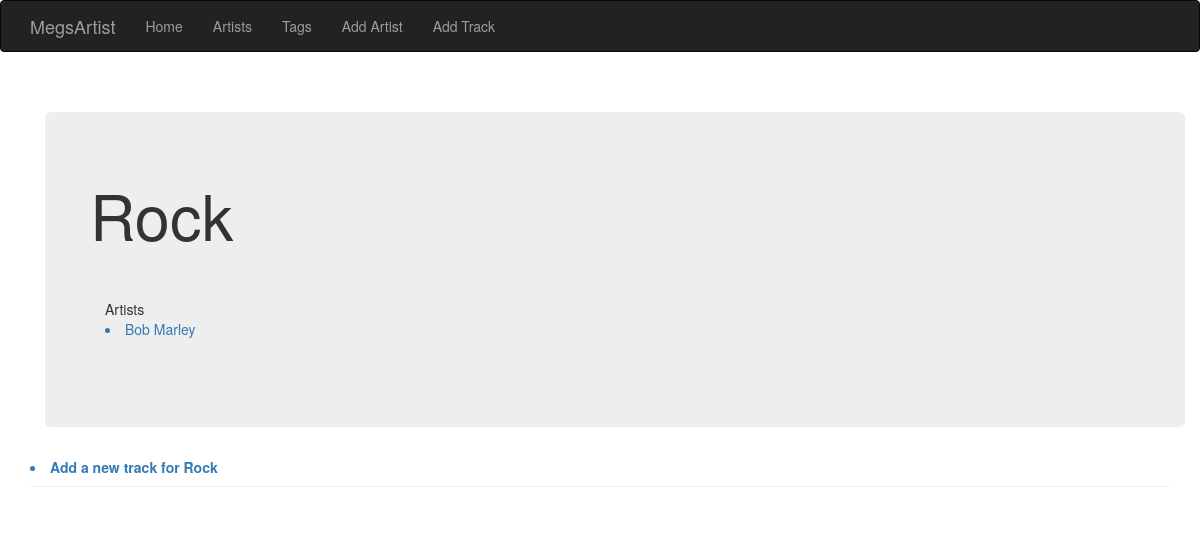
The app's page /tags/Rock, older data.
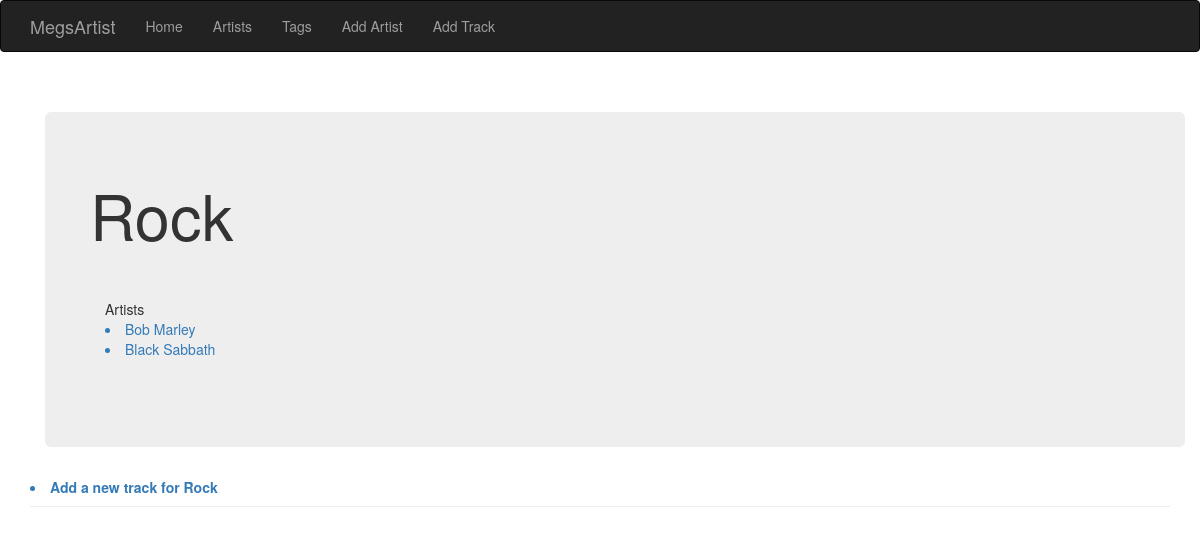
The same page, newer data.
### flaskapp.py (models this page shows)
class Artist(db.Model):
    id = db.Column(db.Integer, primary_key=True)
    name = db.Column(db.String(64), unique=True, index=True)
    description = db.Column(db.String(264), unique=False, index=True)
    image = db.Column(db.String(264), unique=False, index=True)
    tags = db.relationship('Tag', secondary=artist_to_tag,
                           backref=db.backref('artist', lazy='dynamic'))
    def __repr__(self):
        return '<Artist %r>' % self.name

### flaskapp.py (the view)
@app.route('/tags/<tagName>')
def getTag(tagName):
    tagObj = Tag.query.join(Artist.tags).filter_by(name=tagName).first()
    print(tagObj.artists)
    if tagObj is None:
        return render_template('tag.html', tagName="null")
    else:
        return render_template('tag.html', tagName=tagObj.name, artists=tagObj.artists)

### templates/tag.html (shortened to what this page needs)
{% extends "base.html" %}
{% block page_content %}
    <div class="page-header">
        {% if tagName == "null" %}
            <h1>Sorry, we have no of that tag.</h1>
        {% else %}
            <div class="container">
                <div class="jumbotron">
                    <div class="row">
                        <div class="col-md-8">
                            <div class="row">
                                <h1>{{ tagName }}</h1>
                            </div>
                        </div>
                    </div>
                    <br>
                    <br>Artists<br>
                    {% for artist in artists %}
                        <a href="/artists/{{ artist.name }}">
                            <li>{{ artist.name }}</li>
                        </a>
                    {% endfor %}
                    <br><br>
                </div>
            </div>
            <b><a href="/tracks/add/{{ tagName }}">
                <li>Add a new track for {{ tagName }}</li>
            </a></b>
            </div>
        {% endif %}
    </div>
{% endblock %}

Row changes from the older to the newer data that the page shows:
added Artist: name "Black Sabbath"
